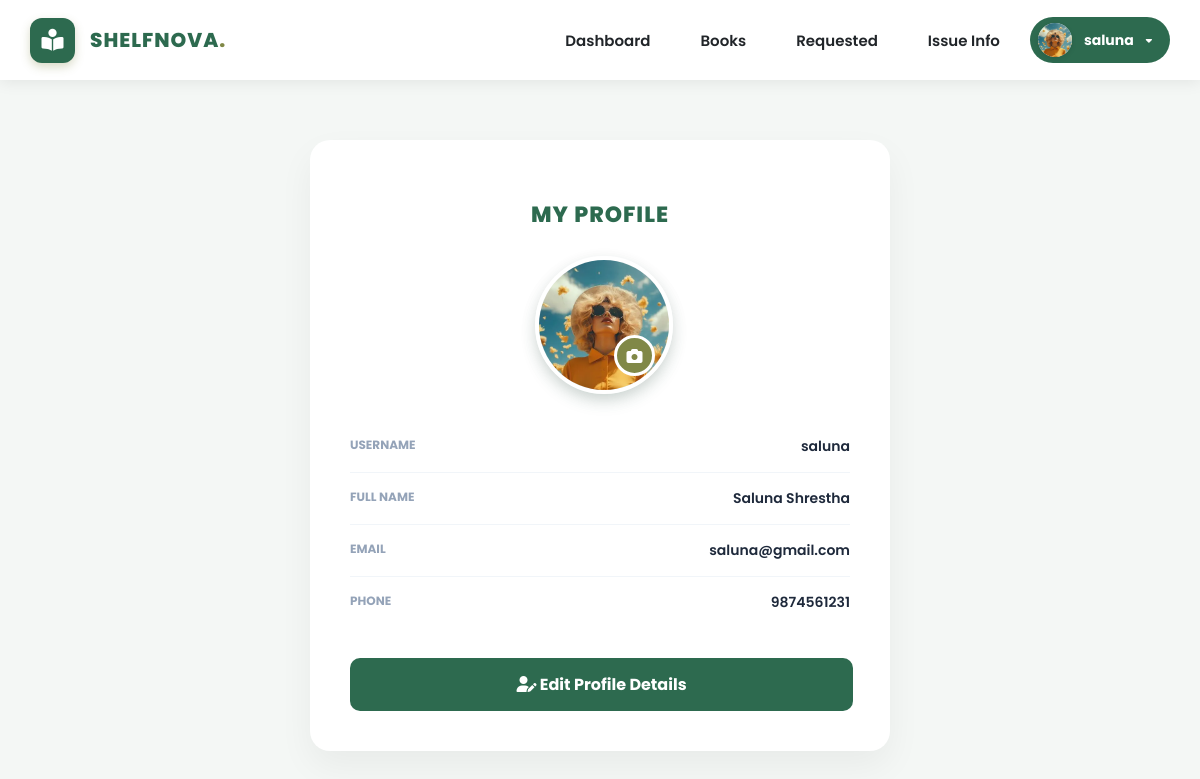
The app's page /profile.php (signed in) with its own data.
### tables this page shows
CREATE TABLE `student` (
  `studentid` int(11) NOT NULL,
  `student_username` varchar(111) DEFAULT NULL,
  `FullName` varchar(111) DEFAULT NULL,
  `Email` varchar(111) DEFAULT NULL,
  `Password` varchar(111) DEFAULT NULL,
  `PhoneNumber` varchar(111) DEFAULT NULL,
  `studentpic` varchar(100) DEFAULT NULL
);

### profile.php (the view, shortened to what this page needs)
<?php
	include "connection.php";
    include "student_navbar.php";
?>
<!DOCTYPE html>
<html lang="en">
<head>
    <link rel="stylesheet" href="https://cdnjs.cloudflare.com/ajax/libs/font-awesome/6.4.0/css/all.min.css" />
    <link rel="stylesheet" href="student_auth.css?v=<?php echo time(); ?>">
</head>
<body>
<div class="profile-page">
    <div class="profile-card">
        <h2 class="profile-title">My Profile</h2>
        <?php
            $q = mysqli_query($db, "SELECT * FROM student WHERE studentid='$_SESSION[studentid]';");
            $row = mysqli_fetch_assoc($q);
        ?>
<div class="avatar-wrapper">
    <?php
        $user_initial = strtoupper(substr($row['student_username'], 0, 1));
        $image_path = "images/" . $row['studentpic'];
    ?>
    <div class="profile-initial-circle">
        <?php
            if(!empty($row['studentpic']) && file_exists($image_path)) {
                echo "<img src='$image_path' class='profile-img-main' id='profileDisplay'>";
            } else {
                echo $user_initial;
            }
        ?>
    </div>
    <form method="post" enctype="multipart/form-data">
        <label for="file-input" class="camera-icon-badge">
            <i class="fas fa-camera"></i>
        </label>
    </form>
</div>
        <div class="info-list">
            <div class="info-item">
                <span class="info-label">Username</span>
                <span class="info-value"><?php echo $row['student_username']; ?></span>
            </div>
            <div class="info-item">
                <span class="info-label">Full Name</span>
                <span class="info-value"><?php echo $row['FullName']; ?></span>
            </div>
            <div class="info-item">
                <span class="info-label">Email</span>
                <span class="info-value"><?php echo $row['Email']; ?></span>
            </div>
            <div class="info-item">
                <span class="info-label">Phone</span>
                <span class="info-value"><?php echo $row['PhoneNumber']; ?></span>
            </div>
        </div>
        <a href="edit_profile.php?ed=<?php echo $row['studentid'];?>" class="btn-edit-profile">
            <i class="fas fa-user-edit"></i> Edit Profile Details
        </a>
    </div>
</div>
</body>
</html>

### student_auth.css (style rules this page uses)
:root { --lib-green: #2d6a4f; --sage-light: #f4f7f5; --gold-accent: #808847; --text-dark: #212529; }
body { margin: 0; padding: 0; font-family: 'Poppins', sans-serif; background-color: var(--sage-light); color: var(--text-dark); }

### profile.php (style rules this page uses)
.profile-page { padding: 60px 20px; background-color: #f4f7f5; min-height: 100vh; display: flex; justify-content: center; }
.profile-card { background: white; width: 100%; max-width: 500px; border-radius: 20px; box-shadow: 0 15px 35px rgba(0,0,0,0.05); padding: 40px; text-align: center; height: fit-content; }
.profile-title { color: #2d6a4f; font-size: 22px; font-weight: 800; text-transform: uppercase; letter-spacing: 1px; margin-bottom: 30px; }
.avatar-wrapper { position: relative; width: 130px; height: 130px; margin: 0 auto 30px; }
.profile-img-main { width: 130px; height: 130px; border-radius: 50%; object-fit: cover; border: 4px solid #fff; box-shadow: 0 5px 15px rgba(0,0,0,0.1); }
.info-list { text-align: left; margin-top: 20px; }
.info-item { display: flex; justify-content: space-between; padding: 12px 0; border-bottom: 1px solid #f1f5f9; }
.info-item:last-child { border-bottom: none; }
.info-label { font-weight: 700; color: #94a3b8; font-size: 12px; text-transform: uppercase; }
.info-value { color: #1e293b; font-weight: 600; font-size: 14px; }
.btn-edit-profile { display: block; width: 95%; background-color: #2d6a4f; color: white !important; text-decoration: none; padding: 14px; border-radius: 10px; font-weight: 700; margin-top: 30px; transition: 0.3s; }
.avatar-wrapper { position: relative; width: 120px; height: 120px; margin: 0 auto 40px; }
.profile-initial-circle { width: 120px; height: 120px; background-color: #2d6a4f; color: #ffffff; border-radius: 50%; display: flex; align-items: center; justify-content: center; font-size: 55px; font-weight: 800; box-shadow: 0 8px 20px rgba(45, 106, 79, 0.2); border: 4px solid #ffffff; text-transform: uppercase; }
.camera-icon-badge { position: absolute; bottom: 5px; right: 5px; background-color: #808847; width: 35px; height: 35px; border-radius: 50%; display: flex; align-items: center; justify-content: center; color: white; cursor: pointer; border: 3px solid white; transition: 0.3s ease; }
.info-item { display: flex; justify-content: space-between; padding: 15px 0; border-bottom: 1px solid #f1f5f9; }

### records on screen
student: studentpic (picture), student_username "saluna", FullName "Saluna Shrestha", Email "saluna@gmail.com", PhoneNumber "9874561231"

### other values on screen
$_SESSION['login_student_username'] "saluna"
